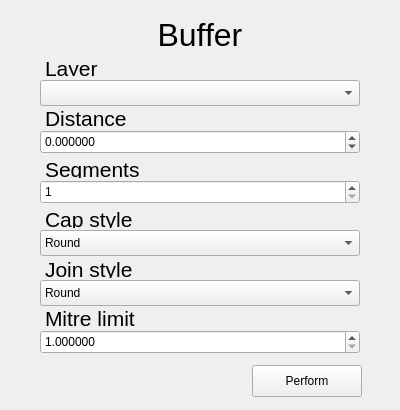
<?xml version="1.0" encoding="UTF-8"?>
<ui version="4.0">
 <class>Dialog</class>
 <widget class="QDialog" name="Dialog">
  <property name="geometry">
   <rect>
    <x>0</x>
    <y>0</y>
    <width>400</width>
    <height>410</height>
   </rect>
  </property>
  <property name="windowTitle">
   <string>Dialog</string>
  </property>
  <widget class="QComboBox" name="layerName">
   <property name="geometry">
    <rect>
     <x>40</x>
     <y>80</y>
     <width>320</width>
     <height>26</height>
    </rect>
   </property>
  </widget>
  <widget class="QLabel" name="titleLabel">
   <property name="geometry">
    <rect>
     <x>40</x>
     <y>20</y>
     <width>320</width>
     <height>30</height>
    </rect>
   </property>
   <property name="font">
    <font>
     <pointsize>24</pointsize>
    </font>
   </property>
   <property name="text">
    <string>Buffer</string>
   </property>
   <property name="alignment">
    <set>Qt::AlignCenter</set>
   </property>
  </widget>
  <widget class="QLabel" name="layerLabel">
   <property name="geometry">
    <rect>
     <x>45</x>
     <y>60</y>
     <width>60</width>
     <height>16</height>
    </rect>
   </property>
   <property name="font">
    <font>
     <pointsize>16</pointsize>
    </font>
   </property>
   <property name="text">
    <string>Layer</string>
   </property>
  </widget>
  <widget class="QLabel" name="distanceLabel">
   <property name="geometry">
    <rect>
     <x>45</x>
     <y>110</y>
     <width>171</width>
     <height>16</height>
    </rect>
   </property>
   <property name="font">
    <font>
     <pointsize>16</pointsize>
    </font>
   </property>
   <property name="text">
    <string>Distance</string>
   </property>
  </widget>
  <widget class="QDoubleSpinBox" name="distance">
   <property name="geometry">
    <rect>
     <x>40</x>
     <y>130</y>
     <width>320</width>
     <height>24</height>
    </rect>
   </property>
   <property name="focusPolicy">
    <enum>Qt::ClickFocus</enum>
   </property>
   <property name="decimals">
    <number>6</number>
   </property>
   <property name="minimum">
    <double>-999999999.000000000000000</double>
   </property>
   <property name="maximum">
    <double>999999997.000000000000000</double>
   </property>
  </widget>
  <widget class="QLabel" name="segmentsLabel">
   <property name="geometry">
    <rect>
     <x>45</x>
     <y>160</y>
     <width>161</width>
     <height>18</height>
    </rect>
   </property>
   <property name="font">
    <font>
     <pointsize>16</pointsize>
    </font>
   </property>
   <property name="text">
    <string>Segments</string>
   </property>
  </widget>
  <widget class="QSpinBox" name="segments">
   <property name="geometry">
    <rect>
     <x>40</x>
     <y>180</y>
     <width>320</width>
     <height>24</height>
    </rect>
   </property>
   <property name="focusPolicy">
    <enum>Qt::ClickFocus</enum>
   </property>
   <property name="minimum">
    <number>1</number>
   </property>
   <property name="maximum">
    <number>999999999</number>
   </property>
  </widget>
  <widget class="QLabel" name="capStyleLabel">
   <property name="geometry">
    <rect>
     <x>45</x>
     <y>210</y>
     <width>141</width>
     <height>18</height>
    </rect>
   </property>
   <property name="font">
    <font>
     <pointsize>16</pointsize>
    </font>
   </property>
   <property name="text">
    <string>Cap style</string>
   </property>
  </widget>
  <widget class="QComboBox" name="capStyle">
   <property name="geometry">
    <rect>
     <x>40</x>
     <y>230</y>
     <width>320</width>
     <height>26</height>
    </rect>
   </property>
   <item>
    <property name="text">
     <string>Round</string>
    </property>
   </item>
   <item>
    <property name="text">
     <string>Flat</string>
    </property>
   </item>
   <item>
    <property name="text">
     <string>Square</string>
    </property>
   </item>
  </widget>
  <widget class="QComboBox" name="joinStyle">
   <property name="geometry">
    <rect>
     <x>40</x>
     <y>280</y>
     <width>320</width>
     <height>26</height>
    </rect>
   </property>
   <item>
    <property name="text">
     <string>Round</string>
    </property>
   </item>
   <item>
    <property name="text">
     <string>Mitre</string>
    </property>
   </item>
   <item>
    <property name="text">
     <string>Bevel</string>
    </property>
   </item>
  </widget>
  <widget class="QLabel" name="joinStyleLabel">
   <property name="geometry">
    <rect>
     <x>45</x>
     <y>260</y>
     <width>141</width>
     <height>18</height>
    </rect>
   </property>
   <property name="font">
    <font>
     <pointsize>16</pointsize>
    </font>
   </property>
   <property name="text">
    <string>Join style</string>
   </property>
  </widget>
  <widget class="QLabel" name="mitreLimitLabel">
   <property name="geometry">
    <rect>
     <x>45</x>
     <y>310</y>
     <width>171</width>
     <height>16</height>
    </rect>
   </property>
   <property name="font">
    <font>
     <pointsize>16</pointsize>
    </font>
   </property>
   <property name="text">
    <string>Mitre limit</string>
   </property>
  </widget>
  <widget class="QDoubleSpinBox" name="mitreLimit">
   <property name="geometry">
    <rect>
     <x>40</x>
     <y>330</y>
     <width>320</width>
     <height>24</height>
    </rect>
   </property>
   <property name="focusPolicy">
    <enum>Qt::ClickFocus</enum>
   </property>
   <property name="decimals">
    <number>6</number>
   </property>
   <property name="minimum">
    <double>1.000000000000000</double>
   </property>
   <property name="maximum">
    <double>999999999.000000000000000</double>
   </property>
  </widget>
  <widget class="QPushButton" name="performButton">
   <property name="geometry">
    <rect>
     <x>252</x>
     <y>365</y>
     <width>110</width>
     <height>32</height>
    </rect>
   </property>
   <property name="text">
    <string>Perform</string>
   </property>
   <property name="autoDefault">
    <bool>false</bool>
   </property>
  </widget>
 </widget>
 <resources/>
 <connections/>
</ui>
